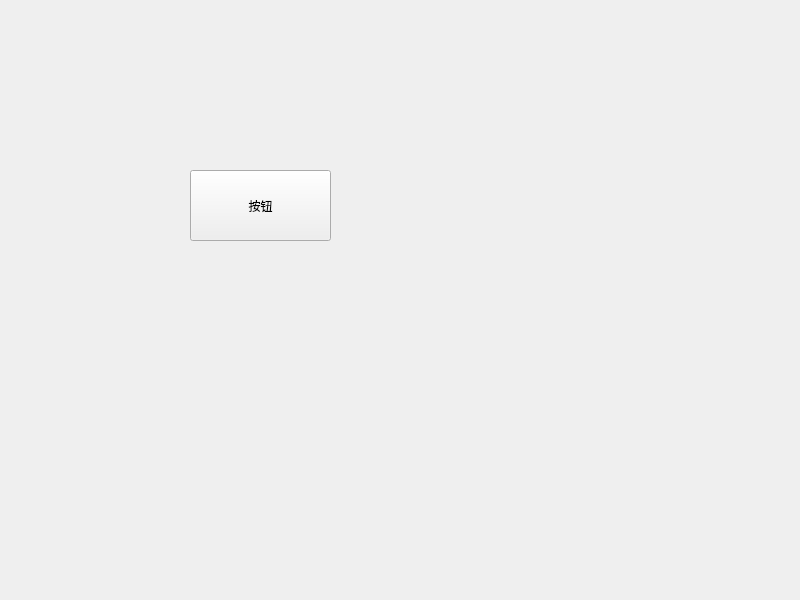
<?xml version="1.0" encoding="UTF-8"?>
<ui version="4.0">
 <class>Widget</class>
 <widget class="QWidget" name="Widget">
  <property name="geometry">
   <rect>
    <x>0</x>
    <y>0</y>
    <width>800</width>
    <height>600</height>
   </rect>
  </property>
  <property name="windowTitle">
   <string>Widget</string>
  </property>
  <widget class="QPushButton" name="pushButton">
   <property name="geometry">
    <rect>
     <x>190</x>
     <y>170</y>
     <width>141</width>
     <height>71</height>
    </rect>
   </property>
   <property name="text">
    <string>按钮</string>
   </property>
  </widget>
 </widget>
 <resources/>
 <connections/>
</ui>
